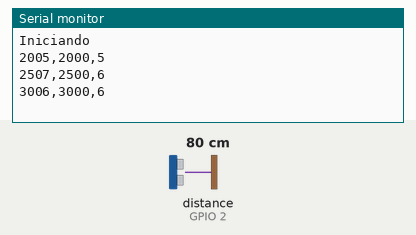
Simulated run of this sketch. Board: ESP32. Parts: the last lines printed to the serial monitor. Wiring (inferred from the names in the program): ultrasonic range finder: trigger GPIO 15; echo GPIO 2. The test bench sets the inputs (shaded band); at power-on: distance to the obstacle (sensor on GPIO 2) 80 cm. The echo pulse lasts 58.3 µs per cm.

Above: at 3.2 s.
3.3 s: distance to the obstacle (sensor on GPIO 2) set to 2 cm
At 3.9 s:
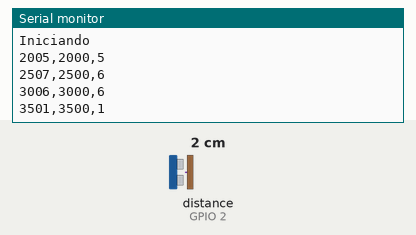
4.8 s: distance to the obstacle (sensor on GPIO 2) set to 18 cm
At 5.31 s:
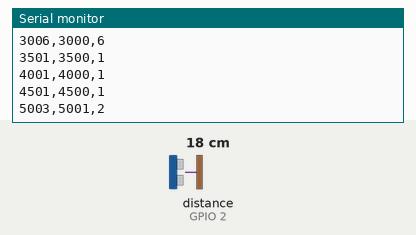
Timing chart, 0 to 7.8 s (numbered marks = the images above; inputs shaded):
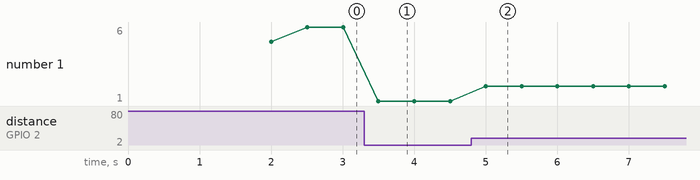

Measured:
- after the input at 3.3 s, the serial monitor: prints a new line after 0.20 s (image 1)
- after the input at 4.8 s, the serial monitor: prints a new line after 0.20 s (image 2)
- plotted number 1: 6 → 1 after the input at 3.3 s

The sketch:

sensor_ultrasonico.ino
```cpp
#include <Arduino.h>

/* Muestreo */
int T = 10;    /* Periodo de muestreo en milisegundos */
long echo1_time = 0;
long echo1_last = 0;

/* Pines Sensor 1 */
int trigger1_pin = 15;
int echo1_pin = 2;

/* Timer0: Muestreo */
bool muestreo_flag = false;
hw_timer_t * timer0 = NULL;    /* Crear variable timer */
void IRAM_ATTR onTimer0(){   /* Funcion de interrupcion */
  muestreo_flag = true;
}

/* Timer3: Generar pulso ultrasonido */
bool ultrasonic_pulse_flag = false;
bool echo1_waiting = false;
hw_timer_t * timer3 = NULL;    /* Crear variable timer */
void IRAM_ATTR onTimer3(){   /* Funcion de interrupcion */
  ultrasonic_pulse_flag = true;
}

/* GPIO Interrupcion echo 1 */
bool echo1_flag = false;
void IRAM_ATTR isr_echo1() {
  echo1_flag = true;
}

void setup() {
  Serial.begin(115200);

  /* Pines setup */
  pinMode(trigger1_pin, OUTPUT);
  pinMode(echo1_pin, INPUT);

  /* Timer 0 setup: Muestreo */
  timer0 = timerBegin(0, 80, true);    /*80MHz/80 = 1MHz -> 1 us */
  timerAttachInterrupt(timer0, &onTimer0, true);
  timerAlarmWrite(timer0, T*1000, true);    /* Periodo de muestreo en us */
  timerAlarmEnable(timer0);

  /* Timer 3 setup: Muestreo */
  timer3 = timerBegin(3, 80, true);    /*80MHz/80 = 1MHz -> 1 us */
  timerAttachInterrupt(timer3, &onTimer3, true);
  timerAlarmWrite(timer3, 500000, true);    /* Periodo de muestreo en us */
  timerAlarmEnable(timer3);

  /* GPIO echo 1 Interrupt */
  attachInterrupt(echo1_pin, isr_echo1, FALLING);

  /* Inicio de datos */
  delay(2000);
  Serial.println("Iniciando");
}

void loop() {
  /* Calculo distancia Sensor Ultrasónico 1 */
  if (echo1_flag){
    echo1_flag = false;
    echo1_time = millis() - echo1_last;
    if (echo1_time != 0){
      Serial.print(millis());
      Serial.print(",");
      Serial.print(echo1_last);
      Serial.print(",");
      Serial.println(echo1_time);
    }
  }
  /* Pulso ultrasonico */
  else if (ultrasonic_pulse_flag){
    ultrasonic_pulse_flag = false;
    digitalWrite(trigger1_pin, HIGH);
    delayMicroseconds(10);
    digitalWrite(trigger1_pin, LOW);
    echo1_last = millis();
  }


  /* Envío de datos */
  if (muestreo_flag) {
    muestreo_flag = false;
  }
}
```
